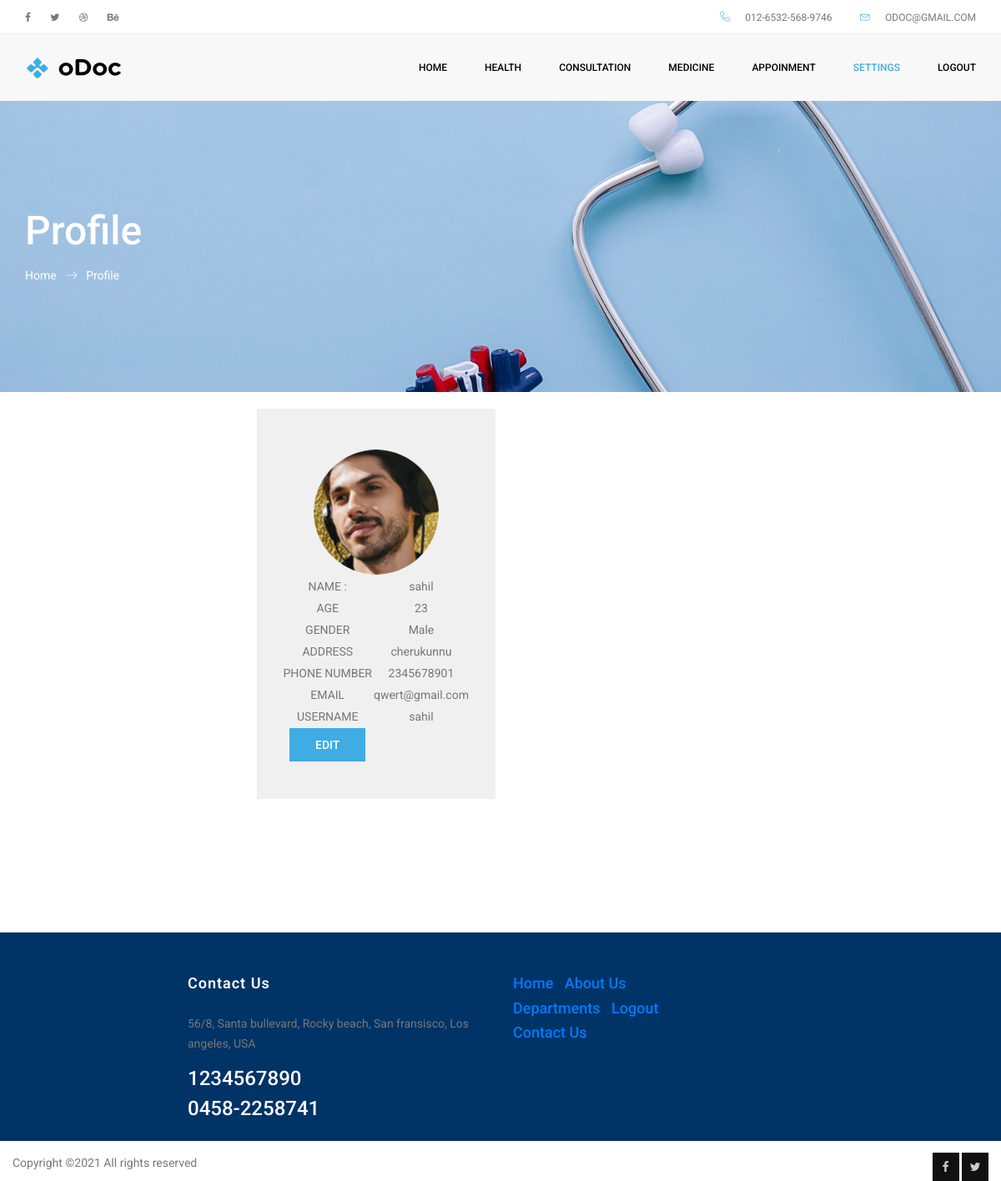
/patient/profile.php (signed in), run on the app's committed database.
### tables this page shows
CREATE TABLE `patient_registration` (
  `id` int(11) NOT NULL,
  `name` varchar(20) NOT NULL,
  `user name` varchar(60) NOT NULL,
  `age` int(11) NOT NULL,
  `gender` varchar(60) NOT NULL,
  `address` varchar(100) NOT NULL,
  `phone number` varchar(10) NOT NULL,
  `email` varchar(100) NOT NULL,
  `password` varchar(200) NOT NULL,
  `image` varchar(200) NOT NULL,
  `status` varchar(100) NOT NULL
);

### patient/profile.php (the view, shortened to what this page needs)
<!doctype html>
<html lang="en">
<head>
    <link rel="stylesheet" href="../css/bootstrap.css">
    <link rel="stylesheet" href="../vendors/linericon/style.css">
    <link rel="stylesheet" href="../css/font-awesome.min.css">
    <link rel="stylesheet" href="../vendors/owl-carousel/owl.carousel.min.css">
    <link rel="stylesheet" href="../vendors/lightbox/simpleLightbox.css">
    <link rel="stylesheet" href="../vendors/nice-select/css/nice-select.css">
    <link rel="stylesheet" href="../vendors/animate-css/animate.css">
    <link rel="stylesheet" href="../vendors/jquery-ui/jquery-ui.css">
    <link rel="stylesheet" href="../css/style.css">
    <link rel="stylesheet" href="../css/responsive.css">
</head>
<body>
 <?php
$con=mysqli_connect("localhost","root","","find_my_doctor");
   ?>
	<header class="header_area">
	  <div class="top_menu row m0">
			<div class="container">
				<div class="float-left">
					<ul class="left_side">
						<li>
							<a href="#">
								<i class="fa fa-facebook-f"></i>
							</a>
						</li>
						<li>
							<a href="#">
								<i class="fa fa-twitter"></i>
							</a>
						</li>
						<li>
							<a href="#">
								<i class="fa fa-dribbble"></i>
							</a>
						</li>
						<li>
							<a href="#">
								<i class="fa fa-behance"></i>
							</a>
						</li>
					</ul>
				</div>
				<div class="float-right">
					<ul class="right_side">
						<li>
							<a href="#">
								<i class="lnr lnr-phone-handset"></i>
								012-6532-568-9746
							</a>
						</li>
						<li>
							<a href="#">
								<i class="lnr lnr-envelope"></i>
								odoc@gmail.com
							</a>
						</li>
					</ul>
				</div>
			</div>
		</div>
		<div class="main_menu">
			<nav class="navbar navbar-expand-lg navbar-light">
				<div class="container">
					<a class="navbar-brand logo_h" href="#">
						<img src="../img/logo1.png" alt="">
					</a>
					<div class="collapse navbar-collapse offset" id="navbarSupportedContent">
						<div class="row ml-0 w-100">
							<div class="col-lg-12 pr-0">
								<ul class="nav navbar-nav center_nav pull-right">
									<li class="nav-item " >
										<a class="nav-link" href="patient_home.php">Home</a>
									</li><li class="nav-item submenu dropdown">
										<a href="#" class="nav-link dropdown-toggle" data-toggle="dropdown" role="button" aria-haspopup="true" aria-expanded="false">health</a>
									</li>
                                    <li class="nav-item submenu dropdown">
										<a href="#" class="nav-link dropdown-toggle" data-toggle="dropdown" role="button" aria-haspopup="true" aria-expanded="false">consultation</a>
									</li>
                                    <li class="nav-item submenu dropdown">
										<a href="#" class="nav-link dropdown-toggle" data-toggle="dropdown" role="button" aria-haspopup="true" aria-expanded="false">medicine</a>
									</li>
									 <li class="nav-item submenu dropdown">
										<a href="#" class="nav-link dropdown-toggle" data-toggle="dropdown" role="button" aria-haspopup="true" aria-expanded="false">appoinment</a>
									</li>
                                    <li class="nav-item submenu dropdown active">
										<a href="#" class="nav-link dropdown-toggle" data-toggle="dropdown" role="button" aria-haspopup="true" aria-expanded="false">Settings</a>
									</li>
									<li class="nav-item ">
										<a class="nav-link" href="../logout.php">logout</a>
									</li>
								</ul>
							</div>
						</div>
					</div>
				</div>
			</nav>
		</div>
	</header>
    <section class="banner_area">
        <div class="banner_inner d-flex align-items-center">
            <div class="container">
                <div class="banner_content text-left">
                    <h2>Profile</h2>
                    <div class="page_link">
                        <a href="patient_home.php">Home</a>
                        <a href="profile.php">Profile</a>
                    </div>
                </div>
            </div>
        </div>
    </section>
    <section class="contact_area p_120">
        <div class="container">
          <div class="row">
                <div class="col-lg-3">
                </div>
               <div class="comment-form" style="margin-top:-100px">
                    <form  method="post" id="f" enctype="multipart/form-data">
<?php
$c="select * from  patient_registration where id='".$_SESSION['uid']."'";
$e=mysqli_query($con,$c);
$r=mysqli_fetch_array($e);
?>
<table align="center">
<tr><td><img src="../image/<?php echo $r['image'];?>" height="150" width="150" style="border-radius:100px"/></td></tr>
</table>
<table align="center">
<tr><td>NAME :</td><td><?php echo $r['name'];?></td></tr>
<tr>
<td>AGE </td>
<td><?php echo $r['age'];?></td>
</tr>
<tr><td>GENDER </td><td><?php echo $r['gender'];?></td></tr>
<tr>
<tr><td>ADDRESS </td>
<td><?php echo $r['address'];?></td>
</tr>
<tr>
<td>PHONE NUMBER </td>
<td><?php echo $r['phone number'];?></td>
</tr>
<tr>
<td>EMAIL </td>
<td><?php echo $r['email'];?></td>
</tr>
<tr>
<td>USERNAME </td>
<td><?php echo $r['user name'];?></td>
</tr>
<tr><td><input type="button" onClick="dis();" value="EDIT" class="btn submit_btn"></td></tr>
</table>
</form>
                </div>
				</div>
        </div>
    </section>
<footer class="footer-area section_gap">
		<div class="container" style="height:150px">
			<div class="row">
				<div class="col-lg-2  col-md-6">
				</div>
				<div class="col-lg-4  col-md-6">
					<div class="single-footer-widget mail-chimp">
						<h6 class="mb-20">Contact Us</h6>
						<p>
							56/8, Santa bullevard, Rocky beach, San fransisco, Los angeles, USA
						</p>
						<h3>1234567890</h3>
						<h3>0458-2258741</h3>
					</div>
				</div>
				<div class="col-lg-6  col-md-12">
					<div class="single-footer-widget newsletter">
						<h4><a href="../index.php">Home</a>&nbsp;&nbsp;&nbsp;<a href="../about.php">About Us</a></h4>
                        <h4><a href="../department.php">Departments</a>&nbsp;&nbsp;&nbsp;<a href="../logout.php">Logout</a></h4>
                        <h4><a href="../contact.php">Contact Us</a></h4>
					</div>
				</div>
			</div>
			<div class="row footer-bottom d-flex justify-content-between" style="margin-top:-50px">
				<p class=" footer-text m-0">
Copyright &copy;<script>document.write(new Date().getFullYear());</script> All rights reserved
				</p>
				<div class=" footer-social" style="margin-left:100px">
					<a href="#">
						<i class="fa fa-facebook"></i>
					</a>
					<a href="#">
						<i class="fa fa-twitter"></i>
					</a>
				</div>
			</div>
		</div>
	</footer>
</body>
</html>

### data on the page
patient_registration: image (picture), name "sahil", age "23", gender "Male", address "cherukunnu", phone number "2345678901", email "qwert@gmail.com", user name "sahil"
